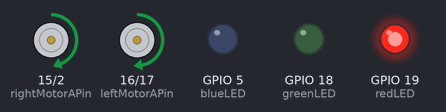
Bench run of a sketch on a simulated ESP32. Shown: motor-driver pin pairs drawn as motors (green arrow = first pin HIGH = forward, orange = second pin HIGH = backward, longer = more drive), output pins drawn as LEDs (lit = HIGH).

Above: at 1.0 s.
At 2.2 s:
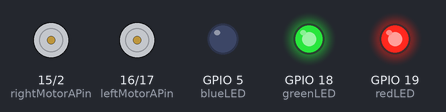
At 2.7 s:
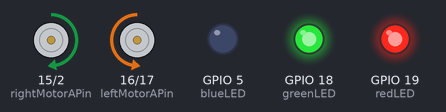
At 3.1 s:
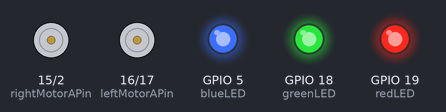
At 3.6 s:
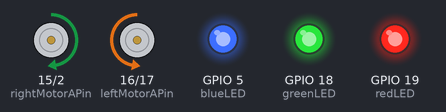
At 4.1 s:
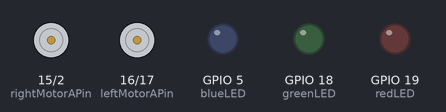
Timing chart, 0 to 5.7 s (numbered marks = the images above):
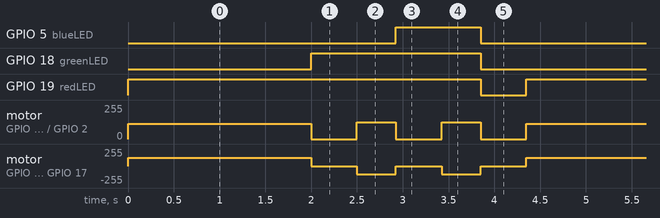

Measured:
- by itself, GPIO 5 (blueLED): alternates HIGH for 0.93 s and LOW for 3.4 s
- by itself, GPIO 18 (greenLED): alternates HIGH for 1.9 s and LOW for 2.5 s
- by itself, GPIO 19 (redLED): alternates HIGH for 3.9 s and LOW for 0.50 s
- by itself, motor on GPIO 15 (rightMotorAPin) / GPIO 2 (rightMotorBPin): repeats every 4.4 s: 2 × (stopped 0.50 s, forward 127/255 0.43 s), stopped 0.50 s, forward 115/255 2.0 s
- by itself, motor on GPIO 16 (leftMotorAPin) / GPIO 17 (leftMotorBPin): repeats every 4.4 s: 2 × (stopped 0.50 s, backward 127/255 0.43 s), stopped 0.50 s, forward 127/255 2.0 s

The sketch:

Rover_basic_Sketch.ino
```cpp
const byte rightMotorAPin = 15;
const byte rightMotorBPin = 2;
const byte leftMotorAPin = 16;
const byte leftMotorBPin = 17;

const byte rightMotorAChannel = 0;
const byte rightMotorBChannel = 1;
const byte leftMotorAChannel = 2;
const byte leftMotorBChannel = 3;

const byte redLED = 19;
const byte greenLED = 18;
const byte blueLED = 5;

const byte servoPin = 13;

const int freq = 500;     // Set timer to run at 500Hz
const int resolution = 8;  // Set timer to 8-bit

void setup() {
  pinMode(rightMotorAPin, OUTPUT); // Configure motor output pins
  pinMode(rightMotorBPin, OUTPUT);
  pinMode(leftMotorAPin, OUTPUT);
  pinMode(leftMotorBPin, OUTPUT);

  pinMode(redLED, OUTPUT);
  pinMode(greenLED, OUTPUT);
  pinMode(blueLED, OUTPUT);

  digitalWrite(rightMotorAPin, LOW); // Initialize motor output states
  digitalWrite(rightMotorBPin, LOW);
  digitalWrite(leftMotorAPin, LOW);
  digitalWrite(leftMotorBPin, LOW);

  ledcSetup(rightMotorAChannel, freq, resolution);  // Configure PWM channels (timers) to the specified frequency and resolution
  ledcSetup(rightMotorBChannel, freq, resolution);
  ledcSetup(leftMotorAChannel, freq, resolution);
  ledcSetup(leftMotorBChannel, freq, resolution);

  ledcAttachPin(rightMotorAPin, rightMotorAChannel);  // Attach a pin to a PWM channel
  ledcAttachPin(rightMotorBPin, rightMotorBChannel);
  ledcAttachPin(leftMotorAPin, leftMotorAChannel);
  ledcAttachPin(leftMotorBPin, leftMotorBChannel);
}

 void loop() {

digitalWrite(redLED, HIGH);
ledcWrite(rightMotorAChannel,115); // Right Forward
ledcWrite(rightMotorBChannel, 0);
ledcWrite(leftMotorAChannel,127); // Left Forward
ledcWrite(leftMotorBChannel, 0);
delay(2000);
digitalWrite(greenLED, HIGH);
ledcWrite(rightMotorAChannel, 0);
ledcWrite(rightMotorBChannel, 0);
ledcWrite(leftMotorAChannel, 0);
ledcWrite(leftMotorBChannel, 0);
delay(500);
ledcWrite(rightMotorAChannel,127); // Right Forward
ledcWrite(rightMotorBChannel, 0);
ledcWrite(leftMotorAChannel, 0); // left Reverse
ledcWrite(leftMotorBChannel, 127);
delay(425);
digitalWrite(blueLED, HIGH);
ledcWrite(rightMotorAChannel, 0);
ledcWrite(rightMotorBChannel, 0);
ledcWrite(leftMotorAChannel, 0);
ledcWrite(leftMotorBChannel, 0);
delay(500);
ledcWrite(rightMotorAChannel,127); // Right Forward
ledcWrite(rightMotorBChannel, 0);
ledcWrite(leftMotorAChannel, 0); // left Reverse
ledcWrite(leftMotorBChannel, 127);
delay(425);
digitalWrite(redLED, LOW);
digitalWrite(greenLED, LOW);
digitalWrite(blueLED, LOW);
ledcWrite(rightMotorAChannel, 0);
ledcWrite(rightMotorBChannel, 0);
ledcWrite(leftMotorAChannel, 0);
ledcWrite(leftMotorBChannel, 0);
delay(500);


// ledcWrite(leftMotorAChannel, 0); // left Reverse
// ledcWrite(leftMotorBChannel, 127);
// delay(500);
// ledcWrite(leftMotorAChannel, 0);
// ledcWrite(leftMotorBChannel, 0);
// delay(500);
// ledcWrite(leftMotorAChannel,127); // Left Forward
// ledcWrite(leftMotorBChannel, 0);
// delay(500);
// ledcWrite(leftMotorAChannel, 0);
// ledcWrite(leftMotorBChannel, 0);
// delay(500);


//   // increase the LED brightness
//   for (int dutyCycle = 0; dutyCycle <= 255; dutyCycle++) {
//     // changing the LED brightness with PWM
//     ledcWrite(rightMotorBChannel, dutyCycle);
//     ledcWrite(leftMotorAChannel, dutyCycle);
//     delay(3);
//   }

//   // decrease the LED brightness
//   for (int dutyCycle = 255; dutyCycle >= 0; dutyCycle--) {
//     // changing the LED brightness with PWM
//     ledcWrite(rightMotorBChannel, dutyCycle);
//     ledcWrite(leftMotorAChannel, dutyCycle);
//     delay(3);
//   }
}
```
